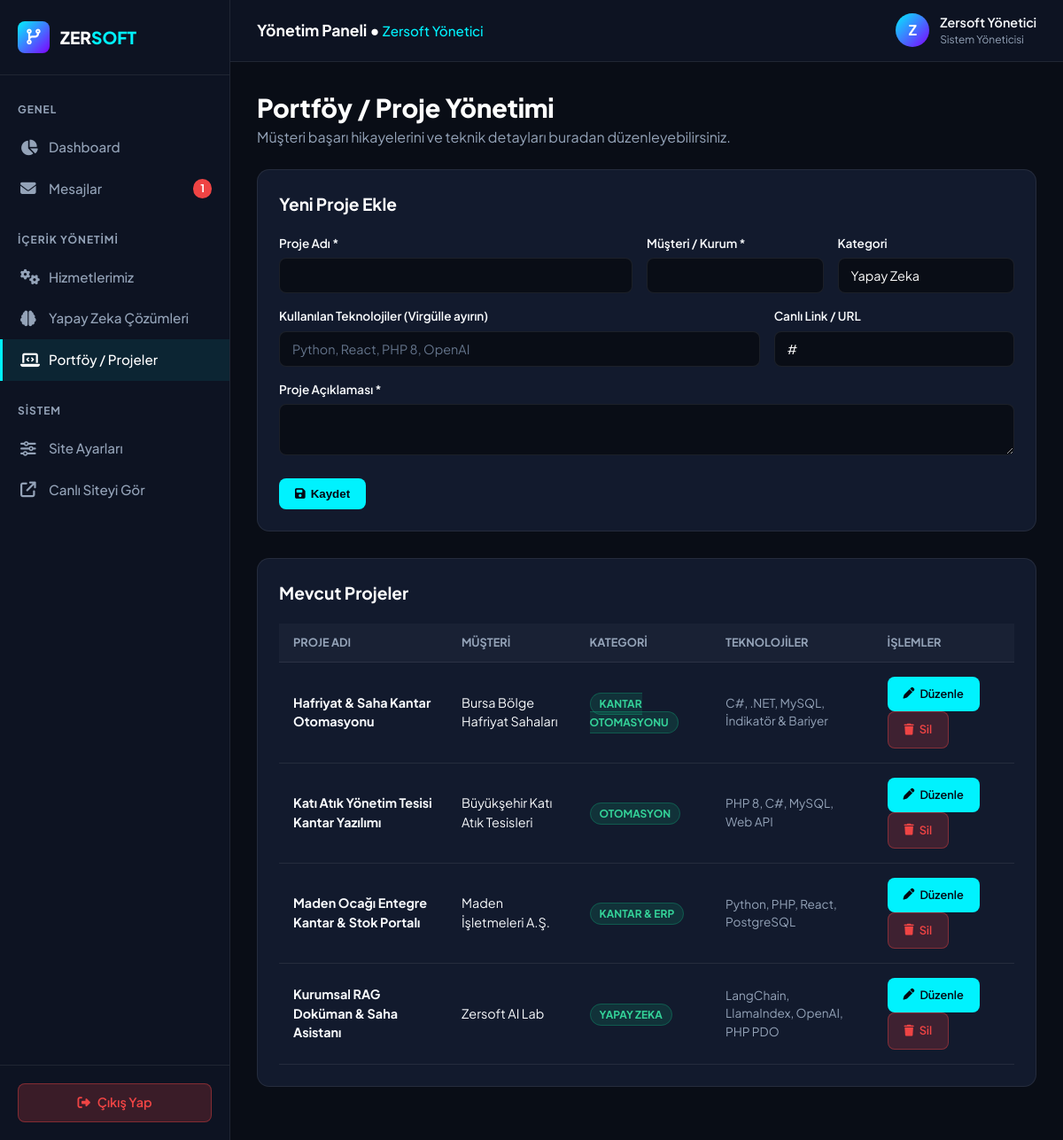
The app's page /admin/projects.php (signed in) with its own data.
### tables this page shows
CREATE TABLE IF NOT EXISTS `projects` (
  `id` INT AUTO_INCREMENT PRIMARY KEY,
  `title` VARCHAR(150) NOT NULL,
  `client` VARCHAR(100) NOT NULL,
  `category` VARCHAR(50) NOT NULL DEFAULT 'Kantar & AI',
  `tech_stack` VARCHAR(255) NOT NULL,
  `description` TEXT NOT NULL,
  `image_url` VARCHAR(255) DEFAULT '',
  `live_url` VARCHAR(255) DEFAULT '#',
  `sort_order` INT DEFAULT 0,
  `created_at` DATETIME DEFAULT CURRENT_TIMESTAMP
);

### includes/functions.php (called while the page is built, shortened)
<?php
require_once __DIR__ . '/../config/database.php';
function sanitize($data) {
    return htmlspecialchars(trim((string)$data), ENT_QUOTES, 'UTF-8');
}
function generateCSRFToken() {
    return $_SESSION['csrf_token'];
}
function getProjects($limit = null) {
    global $db;
    try {
        $sql = "SELECT * FROM projects ORDER BY sort_order ASC, id DESC";
        $stmt = $db->query($sql);
        return $stmt->fetchAll();
    } catch (Exception $e) {
        return [];
    }
}

### admin/projects.php (the view, shortened to what this page needs)
<?php
require_once __DIR__ . '/header.php';
$editItem = null;
$projects = getProjects();
?>
<div style="margin-bottom: 24px;">
  <h1 style="font-size: 1.8rem; font-weight: 800; color: #fff;">Portföy / Proje Yönetimi</h1>
  <p style="color: var(--admin-text-muted);">Müşteri başarı hikayelerini ve teknik detayları buradan düzenleyebilirsiniz.</p>
</div>
<div class="card-panel">
  <div class="panel-title" style="margin-bottom: 20px;"><?php echo $editItem ? 'Projeyi Düzenle' : 'Yeni Proje Ekle'; ?></div>
  <form action="projects.php" method="POST">
    <div style="display: grid; grid-template-columns: 2fr 1fr 1fr; gap: 16px; margin-bottom: 16px;">
      <div>
        <label style="display: block; font-size: 0.85rem; font-weight: 600; margin-bottom: 6px;">Proje Adı *</label>
        <input type="text" name="title" class="form-control" style="background: #090d16; color: #ffffff;" value="<?php echo sanitize($editItem['title'] ?? ''); ?>" required>
      </div>
      <div>
        <label style="display: block; font-size: 0.85rem; font-weight: 600; margin-bottom: 6px;">Müşteri / Kurum *</label>
        <input type="text" name="client" class="form-control" style="background: #090d16; color: #ffffff;" value="<?php echo sanitize($editItem['client'] ?? ''); ?>" required>
      </div>
      <div>
        <label style="display: block; font-size: 0.85rem; font-weight: 600; margin-bottom: 6px;">Kategori</label>
        <input type="text" name="category" class="form-control" style="background: #090d16; color: #ffffff;" value="<?php echo sanitize($editItem['category'] ?? 'Yapay Zeka'); ?>">
      </div>
    </div>
    <div style="display: grid; grid-template-columns: 2fr 1fr; gap: 16px; margin-bottom: 16px;">
      <div>
        <label style="display: block; font-size: 0.85rem; font-weight: 600; margin-bottom: 6px;">Kullanılan Teknolojiler (Virgülle ayırın)</label>
        <input type="text" name="tech_stack" class="form-control" style="background: #090d16; color: #ffffff;" value="<?php echo sanitize($editItem['tech_stack'] ?? ''); ?>" placeholder="Python, React, PHP 8, OpenAI">
      </div>
      <div>
        <label style="display: block; font-size: 0.85rem; font-weight: 600; margin-bottom: 6px;">Canlı Link / URL</label>
        <input type="text" name="live_url" class="form-control" style="background: #090d16; color: #ffffff;" value="<?php echo sanitize($editItem['live_url'] ?? '#'); ?>">
      </div>
    </div>
    <div style="margin-bottom: 20px;">
      <label style="display: block; font-size: 0.85rem; font-weight: 600; margin-bottom: 6px;">Proje Açıklaması *</label>
      <textarea name="description" class="form-control" style="background: #090d16; color: #ffffff;" required><?php echo sanitize($editItem['description'] ?? ''); ?></textarea>
    </div>
    <button type="submit" class="btn-admin-primary">
      <i class="fa-solid fa-floppy-disk"></i> Kaydet
    </button>
  </form>
</div>
<div class="card-panel">
  <div class="panel-title" style="margin-bottom: 20px;">Mevcut Projeler</div>
  <table class="admin-table">
    <thead>
      <tr>
        <th>Proje Adı</th>
        <th>Müşteri</th>
        <th>Kategori</th>
        <th>Teknolojiler</th>
        <th>İşlemler</th>
      </tr>
    </thead>
    <tbody>
      <?php foreach ($projects as $proj): ?>
        <tr>
          <td><strong><?php echo sanitize($proj['title']); ?></strong></td>
          <td><?php echo sanitize($proj['client']); ?></td>
          <td><span class="status-badge badge-read"><?php echo sanitize($proj['category']); ?></span></td>
          <td style="font-size: 0.85rem; color: var(--admin-text-muted);"><?php echo sanitize($proj['tech_stack']); ?></td>
          <td>
            <a href="projects.php?edit=<?php echo $proj['id']; ?>" class="btn-admin-primary btn-sm"><i class="fa-solid fa-pen"></i> Düzenle</a>
            <a href="projects.php?action=delete&id=<?php echo $proj['id']; ?>&csrf=<?php echo generateCSRFToken(); ?>" onclick="return confirm('Silmek istiyor musunuz?');" class="btn-admin-primary btn-sm btn-danger"><i class="fa-solid fa-trash"></i> Sil</a>
          </td>
        </tr>
      <?php endforeach; ?>
    </tbody>
  </table>
</div>
</main>
</body>
</html>

### assets/css/admin.css (style rules this page uses)
:root { --admin-bg: #090d16; --admin-sidebar-bg: #0d1322; --admin-card-bg: #121a2d; --admin-border: rgba(255, 255, 255, 0.08); --admin-accent: #00f2fe; --admin-purple: #7f00ff; --admin-text: #f8fafc; --admin-text-muted: #94a3b8; --admin-danger: #ef4444; --admin-success: #10b981; --admin-warning: #f59e0b; }
*, *::before, *::after { box-sizing: border-box; margin: 0; padding: 0; }
body { background-color: var(--admin-bg); color: var(--admin-text); font-family: 'Plus Jakarta Sans', sans-serif; line-height: 1.5; display: flex; min-height: 100vh; }
a { color: inherit; text-decoration: none; }
.card-panel { background: var(--admin-card-bg); border: 1px solid var(--admin-border); border-radius: 14px; padding: 24px; margin-bottom: 30px; }
.panel-title { font-size: 1.2rem; font-weight: 700; color: #fff; }
.admin-table { width: 100%; border-collapse: collapse; text-align: left; }
.admin-table th { padding: 12px 16px; background: rgba(255, 255, 255, 0.03); color: var(--admin-text-muted); font-size: 0.8rem; font-weight: 700; text-transform: uppercase; border-bottom: 1px solid var(--admin-border); }
.admin-table td { padding: 16px; border-bottom: 1px solid var(--admin-border); font-size: 0.9rem; vertical-align: middle; }
.btn-sm { padding: 6px 12px; font-size: 0.8rem; border-radius: 6px; }
.btn-admin-primary { background: var(--admin-accent); color: #040914; font-weight: 600; border: none; cursor: pointer; display: inline-flex; align-items: center; gap: 6px; padding: 10px 18px; border-radius: 8px; transition: all 0.2s; }
.btn-danger { background: rgba(239, 68, 68, 0.2); color: var(--admin-danger); border: 1px solid rgba(239, 68, 68, 0.4); }
.status-badge { padding: 4px 10px; border-radius: 20px; font-size: 0.75rem; font-weight: 700; text-transform: uppercase; }
.badge-read { background: rgba(16, 185, 129, 0.15); color: #34d399; border: 1px solid rgba(16, 185, 129, 0.3); }
.form-control, input[type="text"], input[type="email"], input[type="password"], input[type="number"], input[type="url"], select, textarea { width: 100%; padding: 10px 14px; background-color: #090d16 !important; color: #ffffff !important; border: 1px solid var(--admin-border); border-radius: 8px; font-family: inherit; font-size: 0.9rem; outline: none; transition: border-color 0.2s, box-shadow 0.2s; }
::placeholder { color: #64748b !important; opacity: 1; }

### records on screen
projects: title "Hafriyat & Saha Kantar Otomasyonu", client "Bursa Bölge Hafriyat Sahaları", category "KANTAR OTOMASYONU", tech_stack "C#, .NET, MySQL, İndikatör & Bariyer"
projects: title "Katı Atık Yönetim Tesisi Kantar Yazılımı", client "Büyükşehir Katı Atık Tesisleri", category "OTOMASYON", tech_stack "PHP 8, C#, MySQL, Web API"
projects: title "Maden Ocağı Entegre Kantar & Stok Portalı", client "Maden İşletmeleri A.Ş.", category "KANTAR & ERP", tech_stack "Python, PHP, React, PostgreSQL"
projects: title "Kurumsal RAG Doküman & Saha Asistanı", client "Zersoft AI Lab", category "YAPAY ZEKA", tech_stack "LangChain, LlamaIndex, OpenAI, PHP PDO"

### other values on screen
$unreadMessagesCount "1"
$_SESSION['admin_user_name'] "Zersoft Yönetici"
substr($_SESSION['admin_user_name'] ?? 'A', 0, 1) "Z"
